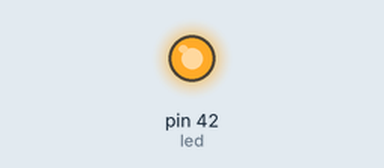
Simulated run of this sketch. Board: Arduino Mega 2560, built with avr-gcc and run on an emulated ATmega2560. Shown: output pins drawn as LEDs (lit = HIGH).

Above: at 1.0 s.
At 3.0 s:
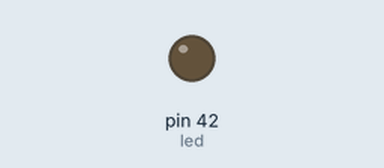
Timing chart, 0 to 5.2 s (numbered marks = the images above):
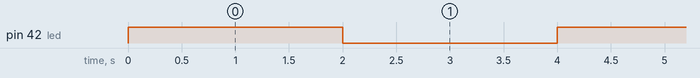

The sketch:

sketch_feb21a.ino
```cpp
int led= 42;
void setup() {
pinMode(led, OUTPUT);
}

void loop() {
digitalWrite(led, HIGH);
Serial.println("ON");
delay(2000);
digitalWrite(led, LOW);
Serial.println("OFF");
delay(2000);
}
```

Measured:
- by itself, pin 42 (led): alternates HIGH for 2.0 s and LOW for 2.0 s
